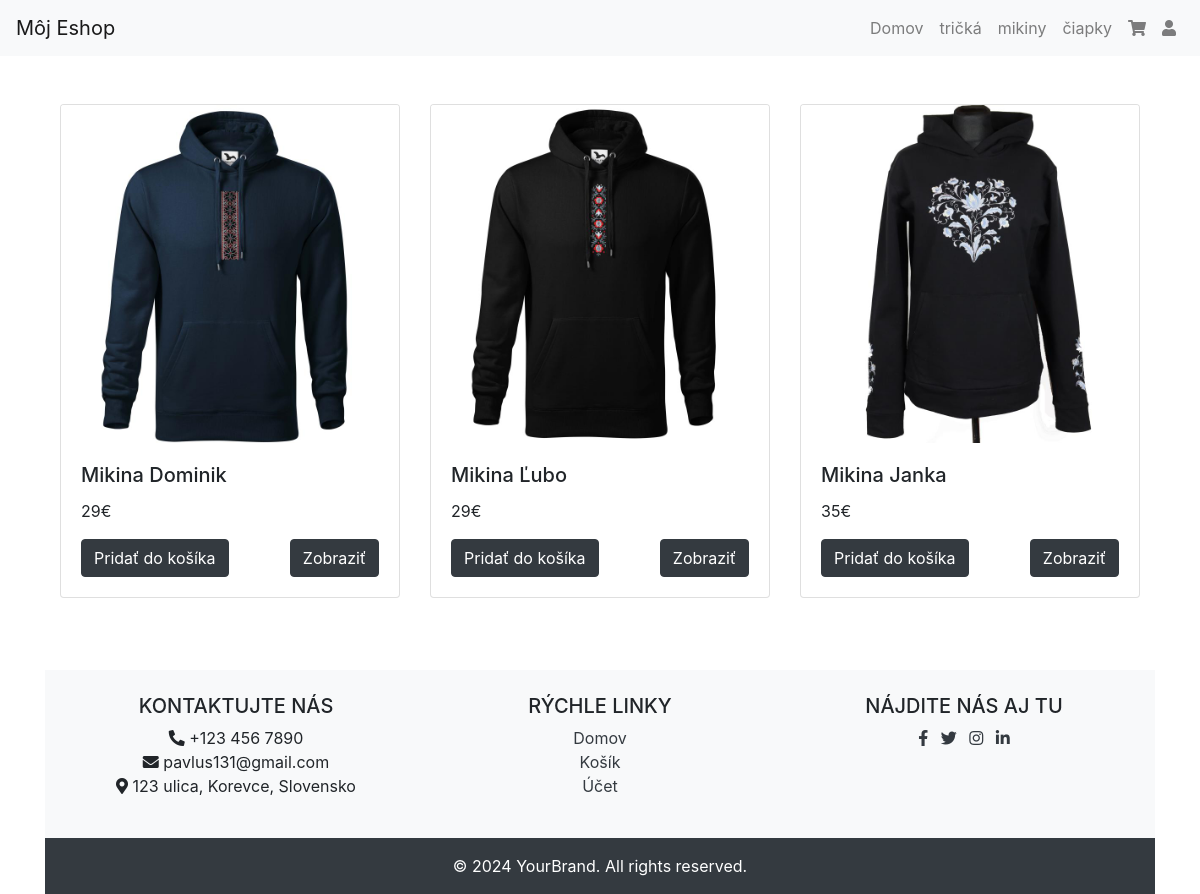
The app's page /kategoria.php?id=2 with its own data.
### tables this page shows
CREATE TABLE `kategorie` (
  `kategoria_ID` int(6) NOT NULL,
  `názov_kategórie` varchar(255) NOT NULL
);

CREATE TABLE `prokukt` (
  `produkt_ID` int(6) NOT NULL,
  `meno` tinytext NOT NULL,
  `cena` int(11) NOT NULL,
  `sklad` text NOT NULL,
  `popis` text NOT NULL,
  `pohlavie` tinytext NOT NULL,
  `kategoria_ID` int(11) DEFAULT NULL,
  `obrazok_url` varchar(255) NOT NULL,
  `ean` varchar(13) DEFAULT NULL,
  `stara_cena` float(10,2) DEFAULT NULL
);

### komponenty/kartaproduktu.php (the view, shortened to what this page needs)
<div class="col-md-4 mb-4">
    <div class="card">
        <img src="/eshop/obrazky/<?php echo $produkt["obrazok_url"]; ?>" class="card-img-top" alt="Product 1">
        <div class="card-body">
            <h5 class="card-title"><?php echo $produkt["meno"]; ?> </h5>
            <p class="card-text"><?php echo $produkt["cena"]; ?>€</p>
           <div class="d-flex justify-content-between">
            <form action="/eshop/pridat_do_kosika.php">
                <div class="d-flex ">
                    <button class="btn btn-dark" type="submit">
                        Pridať do košíka
                    </button>
                </div>
                </form>
            <a href="/eshop/produkt.php?id=<?php echo $produkt["produkt_ID"]; ?>" class="btn btn-dark">Zobraziť</a>
            </div>
        </div>
    </div>
</div>

### komponenty/menu.php (shortened to what this page needs)
<?php
include_once(dirname(__FILE__) ."/../config.php");
$sqlmenu= "SELECT * FROM `kategorie`";
$resultmenu = mysqli_query($db, $sqlmenu);
while ($kategoria=mysqli_fetch_assoc($resultmenu)) {
    ?>
    <li class="nav-item">
        <a class="nav-link" href="/eshop/kategoria.php?id=<?php echo $kategoria["kategoria_ID"] ?>"><?php echo $kategoria["názov_kategórie"]; ?> </a>
    </li>
    <?php
}
?>

### kategoria.php (shortened to what this page needs)
<?php
include_once "config.php";
$kategoria =$_GET["id"];
$sql = "SELECT * FROM `prokukt` WHERE `kategoria_ID` = ".$kategoria;
$result = mysqli_query($db, $sql);
?>
<?php
include "komponenty/head.php";
include "komponenty/header.php";
?>
<div class="container mt-5">
    <div class="container mt-5 mb-5">
       <div class="row">
       <?php
        while ($produkt = mysqli_fetch_assoc($result)) {
         include(dirname(__FILE__)."/komponenty/kartaproduktu.php");
        }
        ?>
        </div>
    </div>
    <?php
    include "komponenty/footer.php";
    ?>
    </body>
    </html>

### records on screen
kategorie: názov_kategórie "tričká"
kategorie: názov_kategórie "mikiny"
kategorie: názov_kategórie "čiapky"
prokukt: obrazok_url (picture), meno "Mikina Dominik", cena "29"
prokukt: obrazok_url (picture), meno "Mikina Ľubo", cena "29"
prokukt: obrazok_url (picture), meno "Mikina Janka", cena "35"
